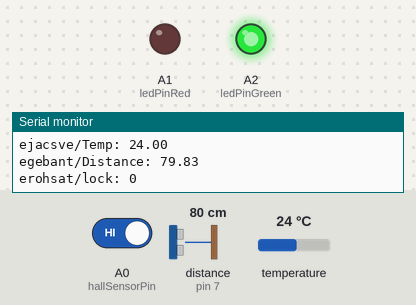
A sketch run on a simulated Arduino Uno, built with avr-gcc and run on an emulated ATmega328P. On the bench: output pins drawn as LEDs (lit = HIGH), the last lines printed to the serial monitor. Wiring (inferred from the names in the program): ultrasonic range finder: trigger pin 6; echo pin 7. The inputs (shaded band) are chosen by the test bench; at power-on: A0 (hallSensorPin) HIGH, distance to the obstacle (sensor on pin 7) 80 cm, temperature 24 °C. The echo pulse lasts 58.3 µs per cm; pins used as bus, display or sensor lines are not drawn.

Above: at 2.2 s.
2.3 s: A0 (hallSensorPin) driven LOW
At 4.5 s:
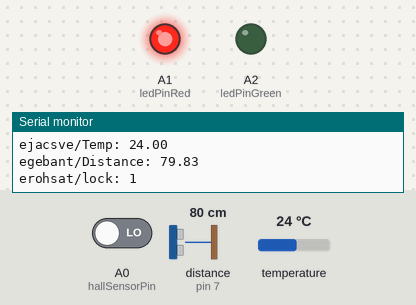
5.0 s: A0 (hallSensorPin) driven HIGH
At 6.2 s:
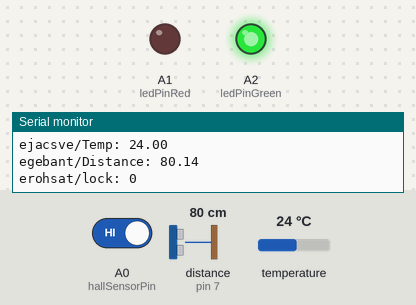
Timing chart, 0 to 8.0 s (numbered marks = the images above; inputs shaded):
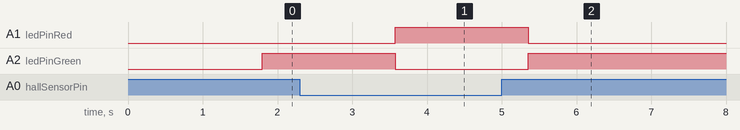

Measured:
- after the input at 2.3 s, A1 (ledPinRed): LOW → HIGH after 1.3 s; A2 (ledPinGreen): HIGH → LOW after 1.3 s
- after the input at 5.0 s, A1 (ledPinRed): HIGH → LOW after 0.35 s; A2 (ledPinGreen): LOW → HIGH after 0.35 s

The sketch:

arduino.ino
```cpp
#include <Arduino.h>
#include <OneWire.h>
#include <DallasTemperature.h>

// Libraries needed
// - OneWire
// - DallasTemperature

//Pin 5 DS18B20 Onewire
//Pin 6 Distance Echo
//Pin 7 Distance trigger

// DS18B20 init
#define DS18B20_ONE_WIRE_BUS 5
OneWire DS18B20_oneWire(DS18B20_ONE_WIRE_BUS);
DallasTemperature DS18B20_sensors(&DS18B20_oneWire);
DeviceAddress DS18B20_Thermometer[10];
int DS18B20_deviceCount = 0;
unsigned long DS18B20_postingIntervalDelay = 1 * 1000; //Read and post the temperature every second second.
unsigned long DS18B20_postingIntervalTimer = 0;

// Distance_sensor
#define DISTANCE_echoPin 7
#define DISTANCE_trigPin 6
unsigned long DISTANCE_postingIntervalDelay = 1 * 1000; //Read and post the temperature every second second.
unsigned long DISTANCE_postingIntervalTimer = 0;

// Lock Sensor
int hallSensorPin = A0;
int ledPinRed =  A1;
int ledPinGreen = A2;
int state = 0;

void DS18B20_setup(void)
{
  DS18B20_sensors.begin();
}

void DISTANCE_setup(void)
{
  pinMode(DISTANCE_echoPin, INPUT);
  pinMode(DISTANCE_trigPin, OUTPUT);
}

void LOCK_setup(void)
{
  pinMode(ledPinRed, OUTPUT);
  pinMode(ledPinGreen, OUTPUT);
  pinMode(hallSensorPin, INPUT);
}
void DS18B20_loop(void)
{
  DS18B20_deviceCount = DS18B20_sensors.getDeviceCount();
  DS18B20_sensors.requestTemperatures();

  for (int i = 0; i < DS18B20_deviceCount; i++)
  {
    DS18B20_sensors.getAddress(DS18B20_Thermometer[i], i);
    //Serial.print((String)"Thermometer[" + i + "] adress ");
    //DS18B20_printAddress(DS18B20_Thermometer[i]);
    //Serial.println((String) "ejacsve/Temp[" + i + "]: " + DS18B20_sensors.getTempC(DS18B20_Thermometer[i]));
    Serial.println((String) "ejacsve/Temp: " + DS18B20_sensors.getTempC(DS18B20_Thermometer[i]));
  }
}

void DISTANCE_loop(void)
{
  unsigned long duration;
  float distance;

  digitalWrite(DISTANCE_trigPin, LOW);
  delayMicroseconds(2);
  digitalWrite(DISTANCE_trigPin, HIGH);
  delayMicroseconds(10);
  digitalWrite(DISTANCE_trigPin, LOW);

  duration = pulseIn(DISTANCE_echoPin, HIGH);
  distance = (duration / 2) / 29.1;
  Serial.println((String) "egebant/Distance: " + distance);
}

void LOCK_loop(void)
{
  state = digitalRead(hallSensorPin);
  Serial.print("erohsat/lock: ");
  Serial.println(!state);

  if (state == LOW)
  {
    digitalWrite(ledPinRed, HIGH);
    digitalWrite(ledPinGreen, LOW);
  }
  else
  {
    digitalWrite(ledPinRed, LOW);
    digitalWrite(ledPinGreen, HIGH);
  }
}
void setup(void)
{
  Serial.begin(9600);
  DS18B20_setup();
  DISTANCE_setup();
  LOCK_setup();
  delay(1000);
}

void loop(void)
{
  if (millis() - DS18B20_postingIntervalTimer > DS18B20_postingIntervalDelay)
  {
    DS18B20_loop();
    DS18B20_postingIntervalTimer = millis();
  }

  if (millis() - DISTANCE_postingIntervalTimer > DISTANCE_postingIntervalDelay)
  {
    DISTANCE_loop();
    LOCK_loop();
    DISTANCE_postingIntervalTimer = millis();
  }

}
```
